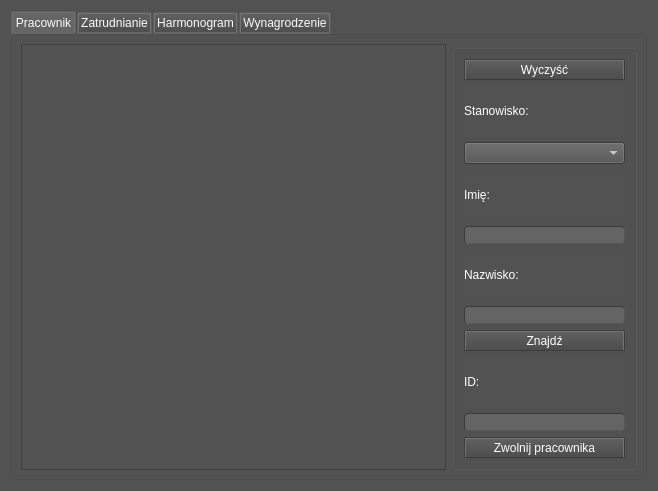
<?xml version="1.0" encoding="UTF-8"?>
<ui version="4.0">
 <class>okno_manager</class>
 <widget class="QWidget" name="okno_manager">
  <property name="geometry">
   <rect>
    <x>0</x>
    <y>0</y>
    <width>658</width>
    <height>491</height>
   </rect>
  </property>
  <property name="windowTitle">
   <string>Form</string>
  </property>
  <property name="styleSheet">
   <string notr="true">/*
ElegantDark Style Sheet for QT Applications
Author: Jaime A. Quiroga P.
Company: GTRONICK
Last updated: 17/04/2018
Available at: https://github.com/GTRONICK/QSS/blob/master/ElegantDark.qss
*/
QWidget {
	background-color:rgb(82, 82, 82);
}
QDialog {
background-color:rgb(82, 82, 82);
	color: rgb(255, 255, 255);
}
QMessageBox {
    background-color: rgb(82, 82, 82);
}
QTextEdit {
	background-color:rgb(82, 82, 82);
	color: rgb(255, 255, 255);
}
QToolBox::tab{
color: rgb(255,255,255);
}
QTableView {
background-color:rgb(82, 82, 82);
color: rgb(255,255,255);
}
QComboBox {
color: rgb(255, 255, 255);
}
QListView
{
    color: rgb(255, 255, 255);
}
QDateTimeEdit{
 color: rgb(255, 255, 255);
}
QDateEdit{
 color: rgb(255, 255, 255);
}
QSpinBox{
 color: rgb(255, 255, 255);
}
QPushButton{
	border-style: outset;
	border-width: 2px;
	border-top-color: qlineargradient(spread:pad, x1:0.5, y1:0.6, x2:0.5, y2:0.4, stop:0 rgba(115, 115, 115, 255), stop:1 rgba(62, 62, 62, 255));
	border-right-color: qlineargradient(spread:pad, x1:0.4, y1:0.5, x2:0.6, y2:0.5, stop:0 rgba(115, 115, 115, 255), stop:1 rgba(62, 62, 62, 255));
	border-left-color: qlineargradient(spread:pad, x1:0.6, y1:0.5, x2:0.4, y2:0.5, stop:0 rgba(115, 115, 115, 255), stop:1 rgba(62, 62, 62, 255));
	border-bottom-color: rgb(58, 58, 58);
	border-bottom-width: 1px;
	border-style: solid;
	color: rgb(255, 255, 255);
	padding: 2px;
	background-color: qlineargradient(spread:pad, x1:0.5, y1:1, x2:0.5, y2:0, stop:0 rgba(77, 77, 77, 255), stop:1 rgba(97, 97, 97, 255));
}
QPushButton:hover{
	border-style: outset;
	border-width: 2px;
	border-top-color: qlineargradient(spread:pad, x1:0.5, y1:0.6, x2:0.5, y2:0.4, stop:0 rgba(180, 180, 180, 255), stop:1 rgba(110, 110, 110, 255));
	border-right-color: qlineargradient(spread:pad, x1:0.4, y1:0.5, x2:0.6, y2:0.5, stop:0 rgba(180, 180, 180, 255), stop:1 rgba(110, 110, 110, 255));
	border-left-color: qlineargradient(spread:pad, x1:0.6, y1:0.5, x2:0.4, y2:0.5, stop:0 rgba(180, 180, 180, 255), stop:1 rgba(110, 110, 110, 255));
	border-bottom-color: rgb(115, 115, 115);
	border-bottom-width: 1px;
	border-style: solid;
	color: rgb(255, 255, 255);
	padding: 2px;
	background-color: qlineargradient(spread:pad, x1:0.5, y1:1, x2:0.5, y2:0, stop:0 rgba(107, 107, 107, 255), stop:1 rgba(157, 157, 157, 255));
}
QPushButton:pressed{
	border-style: outset;
	border-width: 2px;
	border-top-color: qlineargradient(spread:pad, x1:0.5, y1:0.6, x2:0.5, y2:0.4, stop:0 rgba(62, 62, 62, 255), stop:1 rgba(22, 22, 22, 255));
	border-right-color: qlineargradient(spread:pad, x1:0.4, y1:0.5, x2:0.6, y2:0.5, stop:0 rgba(115, 115, 115, 255), stop:1 rgba(62, 62, 62, 255));
	border-left-color: qlineargradient(spread:pad, x1:0.6, y1:0.5, x2:0.4, y2:0.5, stop:0 rgba(115, 115, 115, 255), stop:1 rgba(62, 62, 62, 255));
	border-bottom-color: rgb(58, 58, 58);
	border-bottom-width: 1px;
	border-style: solid;
	color: rgb(255, 255, 255);
	padding: 2px;
	background-color: qlineargradient(spread:pad, x1:0.5, y1:1, x2:0.5, y2:0, stop:0 rgba(77, 77, 77, 255), stop:1 rgba(97, 97, 97, 255));
}
QPushButton:disabled{
	border-style: outset;
	border-width: 2px;
	border-top-color: qlineargradient(spread:pad, x1:0.5, y1:0.6, x2:0.5, y2:0.4, stop:0 rgba(115, 115, 115, 255), stop:1 rgba(62, 62, 62, 255));
	border-right-color: qlineargradient(spread:pad, x1:0.4, y1:0.5, x2:0.6, y2:0.5, stop:0 rgba(115, 115, 115, 255), stop:1 rgba(62, 62, 62, 255));
	border-left-color: qlineargradient(spread:pad, x1:0.6, y1:0.5, x2:0.4, y2:0.5, stop:0 rgba(115, 115, 115, 255), stop:1 rgba(62, 62, 62, 255));
	border-bottom-color: rgb(58, 58, 58);
	border-bottom-width: 1px;
	border-style: solid;
	color: rgb(0, 0, 0);
	padding: 2px;
	background-color: qlineargradient(spread:pad, x1:0.5, y1:1, x2:0.5, y2:0, stop:0 rgba(57, 57, 57, 255), stop:1 rgba(77, 77, 77, 255));
}
QLineEdit {
	border-width: 1px; border-radius: 4px;
	border-color: rgb(58, 58, 58);
	border-style: inset;
	padding: 0 8px;
	color: rgb(255, 255, 255);
	background:rgb(100, 100, 100);
	selection-background-color: rgb(187, 187, 187);
	selection-color: rgb(60, 63, 65);
}
QLabel {
	color:rgb(255,255,255);	
}
QProgressBar {
	text-align: center;
	color: rgb(240, 240, 240);
	border-width: 1px; 
	border-radius: 10px;
	border-color: rgb(58, 58, 58);
	border-style: inset;
	background-color:rgb(77,77,77);
}
QProgressBar::chunk {
	background-color: qlineargradient(spread:pad, x1:0.5, y1:0.7, x2:0.5, y2:0.3, stop:0 rgba(87, 97, 106, 255), stop:1 rgba(93, 103, 113, 255));
	border-radius: 5px;
}
QMenuBar {
	background:rgb(82, 82, 82);
}
QMenuBar::item {
	color:rgb(223,219,210);
	spacing: 3px;
	padding: 1px 4px;
	background: transparent;
}

QMenuBar::item:selected {
	background:rgb(115, 115, 115);
}
QMenu::item:selected {
	color:rgb(255,255,255);
	border-width:2px;
	border-style:solid;
	padding-left:18px;
	padding-right:8px;
	padding-top:2px;
	padding-bottom:3px;
	background:qlineargradient(spread:pad, x1:0.5, y1:0.7, x2:0.5, y2:0.3, stop:0 rgba(87, 97, 106, 255), stop:1 rgba(93, 103, 113, 255));
	border-top-color: qlineargradient(spread:pad, x1:0.5, y1:0.6, x2:0.5, y2:0.4, stop:0 rgba(115, 115, 115, 255), stop:1 rgba(62, 62, 62, 255));
	border-right-color: qlineargradient(spread:pad, x1:0.4, y1:0.5, x2:0.6, y2:0.5, stop:0 rgba(115, 115, 115, 255), stop:1 rgba(62, 62, 62, 255));
	border-left-color: qlineargradient(spread:pad, x1:0.6, y1:0.5, x2:0.4, y2:0.5, stop:0 rgba(115, 115, 115, 255), stop:1 rgba(62, 62, 62, 255));
	border-bottom-color: rgb(58, 58, 58);
	border-bottom-width: 1px;
}
QMenu::item {
	color:rgb(223,219,210);
	background-color:rgb(78,78,78);
	padding-left:20px;
	padding-top:4px;
	padding-bottom:4px;
	padding-right:10px;
}
QMenu{
	background-color:rgb(78,78,78);
}
QTabWidget {
	color:rgb(0,0,0);
	background-color:rgb(247,246,246);
}
QTabWidget::pane {
		border-color: rgb(77,77,77);
		background-color:rgb(101,101,101);
		border-style: solid;
		border-width: 1px;
    	border-radius: 6px;
}
QTabBar::tab {
	padding:2px;
	color:rgb(250,250,250);
  	background-color: qlineargradient(spread:pad, x1:0.5, y1:1, x2:0.5, y2:0, stop:0 rgba(77, 77, 77, 255), stop:1 rgba(97, 97, 97, 255));
	border-style: solid;
	border-width: 2px;
  	border-top-right-radius:4px;
   border-top-left-radius:4px;
	border-top-color: qlineargradient(spread:pad, x1:0.5, y1:0.6, x2:0.5, y2:0.4, stop:0 rgba(115, 115, 115, 255), stop:1 rgba(95, 92, 93, 255));
	border-right-color: qlineargradient(spread:pad, x1:0.4, y1:0.5, x2:0.6, y2:0.5, stop:0 rgba(115, 115, 115, 255), stop:1 rgba(95, 92, 93, 255));
	border-left-color: qlineargradient(spread:pad, x1:0.6, y1:0.5, x2:0.4, y2:0.5, stop:0 rgba(115, 115, 115, 255), stop:1 rgba(95, 92, 93, 255));
	border-bottom-color: rgb(101,101,101);
}
QTabBar::tab:selected, QTabBar::tab:last:selected, QTabBar::tab:hover {
  	background-color:rgb(101,101,101);
  	margin-left: 0px;
  	margin-right: 1px;
}
QTabBar::tab:!selected {
    	margin-top: 1px;
		margin-right: 1px;
}
QCheckBox {
	color:rgb(223,219,210);
	padding: 2px;
}
QCheckBox:hover {
	border-radius:4px;
	border-style:solid;
	padding-left: 1px;
	padding-right: 1px;
	padding-bottom: 1px;
	padding-top: 1px;
	border-width:1px;
	border-color: rgb(87, 97, 106);
	background-color:qlineargradient(spread:pad, x1:0.5, y1:0.7, x2:0.5, y2:0.3, stop:0 rgba(87, 97, 106, 150), stop:1 rgba(93, 103, 113, 150));
}
QCheckBox::indicator:checked {
	border-radius:4px;
	border-style:solid;
	border-width:1px;
	border-color: rgb(180,180,180);
  	background-color:qlineargradient(spread:pad, x1:0.5, y1:0.7, x2:0.5, y2:0.3, stop:0 rgba(87, 97, 106, 255), stop:1 rgba(93, 103, 113, 255));
}
QCheckBox::indicator:unchecked {
	border-radius:4px;
	border-style:solid;
	border-width:1px;
	border-color: rgb(87, 97, 106);
  	background-color:rgb(255,255,255);
}
QStatusBar {
	color:rgb(240,240,240);
}
</string>
  </property>
  <layout class="QGridLayout" name="gridLayout">
   <item row="1" column="0">
    <widget class="QTabWidget" name="tabWidget">
     <property name="currentIndex">
      <number>0</number>
     </property>
     <widget class="QWidget" name="tab">
      <attribute name="title">
       <string>Pracownik</string>
      </attribute>
      <layout class="QGridLayout" name="gridLayout_3">
       <item row="0" column="0">
        <widget class="QTableView" name="tableView"/>
       </item>
       <item row="0" column="1">
        <widget class="QGroupBox" name="groupBox">
         <property name="minimumSize">
          <size>
           <width>185</width>
           <height>0</height>
          </size>
         </property>
         <property name="maximumSize">
          <size>
           <width>185</width>
           <height>16777215</height>
          </size>
         </property>
         <property name="title">
          <string/>
         </property>
         <layout class="QGridLayout" name="gridLayout_2">
          <item row="4" column="1">
           <widget class="QLineEdit" name="lineEditImie"/>
          </item>
          <item row="2" column="1">
           <widget class="QComboBox" name="comboBoxStanowisko"/>
          </item>
          <item row="3" column="1">
           <widget class="QLabel" name="label_2">
            <property name="text">
             <string>Imię:</string>
            </property>
           </widget>
          </item>
          <item row="1" column="1">
           <widget class="QLabel" name="label">
            <property name="text">
             <string>Stanowisko:</string>
            </property>
           </widget>
          </item>
          <item row="5" column="1">
           <widget class="QLabel" name="label_3">
            <property name="text">
             <string>Nazwisko:</string>
            </property>
           </widget>
          </item>
          <item row="6" column="1">
           <widget class="QLineEdit" name="lineEditNazwisko"/>
          </item>
          <item row="7" column="1">
           <widget class="QPushButton" name="pushButtonZnajdz">
            <property name="text">
             <string>Znajdź</string>
            </property>
           </widget>
          </item>
          <item row="10" column="1">
           <widget class="QLineEdit" name="lineEditIdPracownika">
            <property name="maximumSize">
             <size>
              <width>16777</width>
              <height>16777215</height>
             </size>
            </property>
           </widget>
          </item>
          <item row="0" column="1">
           <widget class="QPushButton" name="pushButtonWyczysc">
            <property name="text">
             <string>Wyczyść</string>
            </property>
           </widget>
          </item>
          <item row="9" column="1">
           <widget class="QLabel" name="label_4">
            <property name="text">
             <string>ID:</string>
            </property>
           </widget>
          </item>
          <item row="11" column="1">
           <widget class="QPushButton" name="pushButtonUsun">
            <property name="text">
             <string>Zwolnij pracownika</string>
            </property>
           </widget>
          </item>
         </layout>
        </widget>
       </item>
      </layout>
     </widget>
     <widget class="QWidget" name="tab_2">
      <attribute name="title">
       <string>Zatrudnianie</string>
      </attribute>
      <layout class="QGridLayout" name="gridLayout_5">
       <item row="2" column="0" colspan="2">
        <widget class="QTableView" name="tableView_2"/>
       </item>
       <item row="0" column="0" colspan="2">
        <widget class="QGroupBox" name="groupBox_2">
         <property name="title">
          <string/>
         </property>
         <layout class="QGridLayout" name="gridLayout_4">
          <item row="5" column="0">
           <spacer name="verticalSpacer_3">
            <property name="orientation">
             <enum>Qt::Vertical</enum>
            </property>
            <property name="sizeHint" stdset="0">
             <size>
              <width>20</width>
              <height>40</height>
             </size>
            </property>
           </spacer>
          </item>
          <item row="8" column="1">
           <widget class="QLineEdit" name="lineEditDodajNrTel"/>
          </item>
          <item row="1" column="0">
           <spacer name="verticalSpacer">
            <property name="orientation">
             <enum>Qt::Vertical</enum>
            </property>
            <property name="sizeHint" stdset="0">
             <size>
              <width>20</width>
              <height>40</height>
             </size>
            </property>
           </spacer>
          </item>
          <item row="2" column="1">
           <widget class="QLineEdit" name="lineEditDodajNazwisko"/>
          </item>
          <item row="12" column="0">
           <widget class="QLabel" name="label_10">
            <property name="text">
             <string>Stanowisko:</string>
            </property>
           </widget>
          </item>
          <item row="4" column="1">
           <widget class="QLineEdit" name="lineEditDodajPesel"/>
          </item>
          <item row="11" column="0">
           <spacer name="verticalSpacer_6">
            <property name="orientation">
             <enum>Qt::Vertical</enum>
            </property>
            <property name="sizeHint" stdset="0">
             <size>
              <width>20</width>
              <height>40</height>
             </size>
            </property>
           </spacer>
          </item>
          <item row="12" column="1">
           <widget class="QComboBox" name="comboBoxDodaj"/>
          </item>
          <item row="0" column="1">
           <widget class="QLineEdit" name="lineEditDodajImie"/>
          </item>
          <item row="9" column="0">
           <spacer name="verticalSpacer_5">
            <property name="orientation">
             <enum>Qt::Vertical</enum>
            </property>
            <property name="sizeHint" stdset="0">
             <size>
              <width>20</width>
              <height>40</height>
             </size>
            </property>
           </spacer>
          </item>
          <item row="3" column="0">
           <spacer name="verticalSpacer_2">
            <property name="orientation">
             <enum>Qt::Vertical</enum>
            </property>
            <property name="sizeHint" stdset="0">
             <size>
              <width>20</width>
              <height>40</height>
             </size>
            </property>
           </spacer>
          </item>
          <item row="0" column="0">
           <widget class="QLabel" name="label_5">
            <property name="text">
             <string>Imię:</string>
            </property>
           </widget>
          </item>
          <item row="6" column="0">
           <widget class="QLabel" name="label_11">
            <property name="text">
             <string>Adres:</string>
            </property>
           </widget>
          </item>
          <item row="6" column="1">
           <widget class="QLineEdit" name="lineEditDodajAdres"/>
          </item>
          <item row="10" column="0">
           <widget class="QLabel" name="label_9">
            <property name="text">
             <string>E-mail:</string>
            </property>
           </widget>
          </item>
          <item row="4" column="0">
           <widget class="QLabel" name="label_7">
            <property name="text">
             <string>PESEL:</string>
            </property>
           </widget>
          </item>
          <item row="2" column="0">
           <widget class="QLabel" name="label_6">
            <property name="text">
             <string>Nazwisko:</string>
            </property>
           </widget>
          </item>
          <item row="10" column="1">
           <widget class="QLineEdit" name="lineEditDodajEmail"/>
          </item>
          <item row="8" column="0">
           <widget class="QLabel" name="label_8">
            <property name="text">
             <string>Nr telefonu:</string>
            </property>
           </widget>
          </item>
          <item row="7" column="0">
           <spacer name="verticalSpacer_4">
            <property name="orientation">
             <enum>Qt::Vertical</enum>
            </property>
            <property name="sizeHint" stdset="0">
             <size>
              <width>20</width>
              <height>40</height>
             </size>
            </property>
           </spacer>
          </item>
         </layout>
        </widget>
       </item>
       <item row="1" column="0">
        <widget class="QPushButton" name="pushButtonWyczysc2">
         <property name="text">
          <string>Wyczyść</string>
         </property>
        </widget>
       </item>
       <item row="1" column="1">
        <widget class="QPushButton" name="pushButtonZatrudnij">
         <property name="text">
          <string>Zatrudnij</string>
         </property>
        </widget>
       </item>
      </layout>
     </widget>
     <widget class="QWidget" name="tab_3">
      <attribute name="title">
       <string>Harmonogram</string>
      </attribute>
      <layout class="QGridLayout" name="gridLayout_7">
       <item row="0" column="0">
        <widget class="QTableView" name="tableView_3"/>
       </item>
       <item row="0" column="1">
        <widget class="QGroupBox" name="groupBox_3">
         <property name="minimumSize">
          <size>
           <width>231</width>
           <height>0</height>
          </size>
         </property>
         <property name="maximumSize">
          <size>
           <width>231</width>
           <height>16777215</height>
          </size>
         </property>
         <property name="title">
          <string/>
         </property>
         <property name="checkable">
          <bool>false</bool>
         </property>
         <layout class="QGridLayout" name="gridLayout_6">
          <item row="0" column="0">
           <widget class="QPushButton" name="pushButtonWyczysc3">
            <property name="text">
             <string>Wyczyść</string>
            </property>
           </widget>
          </item>
          <item row="1" column="0">
           <widget class="QLabel" name="label_12">
            <property name="text">
             <string>Dzień:</string>
            </property>
           </widget>
          </item>
          <item row="2" column="0">
           <widget class="QDateEdit" name="dateEditPlan"/>
          </item>
          <item row="3" column="0">
           <widget class="QPushButton" name="pushButtonPokaz">
            <property name="text">
             <string>Pokaż dzień</string>
            </property>
           </widget>
          </item>
          <item row="4" column="0">
           <widget class="QLabel" name="label_13">
            <property name="text">
             <string>Stanowisko:</string>
            </property>
           </widget>
          </item>
          <item row="5" column="0">
           <widget class="QComboBox" name="comboBoxPlanStanowisko"/>
          </item>
          <item row="6" column="0">
           <widget class="QLabel" name="label_14">
            <property name="text">
             <string>Pracownik:</string>
            </property>
           </widget>
          </item>
          <item row="7" column="0">
           <widget class="QComboBox" name="comboBoxPlanPracownik"/>
          </item>
          <item row="8" column="0">
           <widget class="QLabel" name="label_15">
            <property name="text">
             <string>Zmiana:</string>
            </property>
           </widget>
          </item>
          <item row="9" column="0">
           <widget class="QComboBox" name="comboBoxZmiana"/>
          </item>
          <item row="10" column="0">
           <widget class="QPushButton" name="pushButtonDodaj">
            <property name="text">
             <string>Dodaj</string>
            </property>
           </widget>
          </item>
          <item row="11" column="0">
           <widget class="QLabel" name="label_16">
            <property name="text">
             <string>ID pracownika:</string>
            </property>
           </widget>
          </item>
          <item row="12" column="0">
           <widget class="QLineEdit" name="lineEdit"/>
          </item>
          <item row="13" column="0">
           <widget class="QPushButton" name="pushButtonPlanUsun">
            <property name="text">
             <string>Usuń</string>
            </property>
           </widget>
          </item>
         </layout>
        </widget>
       </item>
      </layout>
     </widget>
     <widget class="QWidget" name="tab_4">
      <attribute name="title">
       <string>Wynagrodzenie</string>
      </attribute>
      <layout class="QGridLayout" name="gridLayout_9">
       <item row="0" column="0">
        <widget class="QTableView" name="tableView_4"/>
       </item>
       <item row="0" column="1">
        <widget class="QGroupBox" name="groupBox_4">
         <property name="minimumSize">
          <size>
           <width>231</width>
           <height>0</height>
          </size>
         </property>
         <property name="maximumSize">
          <size>
           <width>231</width>
           <height>16777215</height>
          </size>
         </property>
         <property name="title">
          <string/>
         </property>
         <layout class="QGridLayout" name="gridLayout_8">
          <item row="0" column="0">
           <widget class="QPushButton" name="pushButtonWyczysc4">
            <property name="text">
             <string>Wyczyść</string>
            </property>
           </widget>
          </item>
          <item row="1" column="0">
           <widget class="QLabel" name="label_20">
            <property name="text">
             <string>Od:</string>
            </property>
           </widget>
          </item>
          <item row="2" column="0">
           <widget class="QDateEdit" name="dateEditObliczOd"/>
          </item>
          <item row="3" column="0">
           <widget class="QLabel" name="label_19">
            <property name="text">
             <string>Do:</string>
            </property>
           </widget>
          </item>
          <item row="4" column="0">
           <widget class="QDateEdit" name="dateEditObliczDo"/>
          </item>
          <item row="5" column="0">
           <widget class="QLabel" name="label_18">
            <property name="text">
             <string>Stanowisko:</string>
            </property>
           </widget>
          </item>
          <item row="6" column="0">
           <widget class="QComboBox" name="comboBoxObliczStanowisko"/>
          </item>
          <item row="7" column="0">
           <widget class="QLabel" name="label_17">
            <property name="text">
             <string>Pracownik:</string>
            </property>
           </widget>
          </item>
          <item row="8" column="0">
           <widget class="QComboBox" name="comboBoxObliczPracownik"/>
          </item>
          <item row="9" column="0">
           <widget class="QPushButton" name="pushButtonOblicz">
            <property name="text">
             <string>Oblicz</string>
            </property>
           </widget>
          </item>
          <item row="10" column="0">
           <widget class="QPushButton" name="pushButtonObliczWszystkich">
            <property name="text">
             <string>Oblicz wszystkich</string>
            </property>
           </widget>
          </item>
         </layout>
        </widget>
       </item>
      </layout>
     </widget>
    </widget>
   </item>
  </layout>
 </widget>
 <tabstops>
  <tabstop>tabWidget</tabstop>
  <tabstop>comboBoxStanowisko</tabstop>
  <tabstop>lineEditImie</tabstop>
  <tabstop>lineEditNazwisko</tabstop>
  <tabstop>pushButtonZnajdz</tabstop>
  <tabstop>lineEditIdPracownika</tabstop>
  <tabstop>pushButtonUsun</tabstop>
  <tabstop>pushButtonWyczysc</tabstop>
  <tabstop>tableView</tabstop>
  <tabstop>lineEditDodajImie</tabstop>
  <tabstop>lineEditDodajNazwisko</tabstop>
  <tabstop>lineEditDodajPesel</tabstop>
  <tabstop>lineEditDodajAdres</tabstop>
  <tabstop>lineEditDodajNrTel</tabstop>
  <tabstop>lineEditDodajEmail</tabstop>
  <tabstop>comboBoxDodaj</tabstop>
  <tabstop>pushButtonZatrudnij</tabstop>
  <tabstop>pushButtonWyczysc2</tabstop>
  <tabstop>tableView_2</tabstop>
  <tabstop>dateEditPlan</tabstop>
  <tabstop>pushButtonPokaz</tabstop>
  <tabstop>comboBoxPlanStanowisko</tabstop>
  <tabstop>comboBoxPlanPracownik</tabstop>
  <tabstop>comboBoxZmiana</tabstop>
  <tabstop>pushButtonDodaj</tabstop>
  <tabstop>lineEdit</tabstop>
  <tabstop>pushButtonPlanUsun</tabstop>
  <tabstop>pushButtonWyczysc3</tabstop>
  <tabstop>tableView_3</tabstop>
  <tabstop>dateEditObliczOd</tabstop>
  <tabstop>dateEditObliczDo</tabstop>
  <tabstop>comboBoxObliczStanowisko</tabstop>
  <tabstop>comboBoxObliczPracownik</tabstop>
  <tabstop>pushButtonOblicz</tabstop>
  <tabstop>pushButtonObliczWszystkich</tabstop>
  <tabstop>pushButtonWyczysc4</tabstop>
  <tabstop>tableView_4</tabstop>
 </tabstops>
 <resources/>
 <connections/>
</ui>
